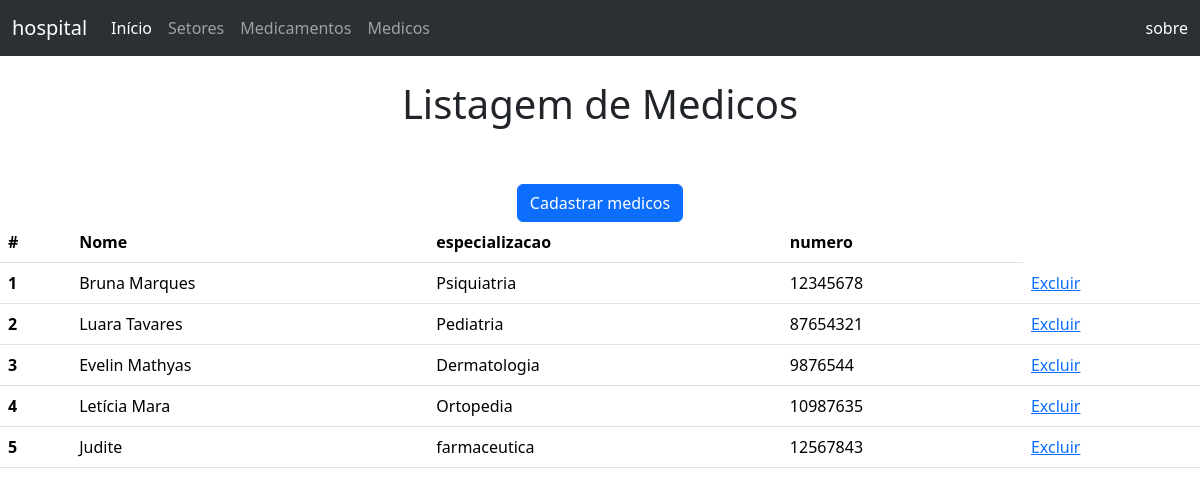
The app's page /medicos.php with its own data.
### tables this page shows
CREATE TABLE `medicos` (
  `id` int(11) NOT NULL,
  `nome` text NOT NULL,
  `especializacao` text NOT NULL,
  `numero` int(11) NOT NULL
);

### medicos.php (the view, shortened to what this page needs)
<!DOCTYPE html>
<html lang="en">
<head>
    <link href="https://cdn.jsdelivr.net/npm/bootstrap@5.3.2/dist/css/bootstrap.min.css" rel="stylesheet">
</head>
<body>
<nav class="navbar navbar-expand-lg bg-body-tertiary" data-bs-theme="dark">
                <div class="container-fluid">
                    <a class="navbar-brand" href="#">hospital</a>
                <div class="collapse navbar-collapse" id="navbarText">
                <ul class="navbar-nav me-auto mb-2 mb-lg-0">
                    <li class="nav-item">
                       <a class="nav-link active" aria-current="page" href="index.php">Início</a>
                    </li>
                    <li class="nav-item">
                       <a class="nav-link" href="setores.php">Setores</a>
                    </li>
                    <li class="nav-item">
                            <a class="nav-link" href="medicamentos.php">Medicamentos</a>
                    </li>
                    <li class="nav-item">
                            <a class="nav-link" href="medicos.php">Medicos</a>
                    </li>
                </ul>
                <span class="navbar-text">
                    <a class="nav-link" href="sobre.php">sobre</a>
                 </span>
                </div>
            </div>
    </nav>
    <center>
        <br>
        <h1>Listagem de Medicos</h1>
        <br>
        <br>
        <a href="medicos_formulario.php" class="btn btn-primary" role="button">Cadastrar medicos</a>
    </center>
    <?php
    $servidor = "localhost";
    $usuario = "root";
    $senha = "";
    $banco = "hospital";
    $conn = new mysqli($servidor, $usuario, $senha, $banco);
    $consulta = "SELECT * FROM `medicos`";
    $result = $conn->query($consulta);
    if ($result->num_rows > 0) {
?>
    <table class="table">
        <thead>
            <tr>
                <th scope="col">#</th>
                <th scope="col">Nome</th>
                <th scope="col">especializacao</th>
                <th scope="col">numero</th>
            </tr>
        </thead>
        <tbody>
<?php
        while($row = $result->fetch_assoc()) {
            echo "<tr>";
            echo "<th scope=\"row\">". $row["id"] ."</th>";
            echo "<td>". $row["nome"] ."</td>";
            echo "<td>". $row["especializacao"] ."</td>";
            echo "<td>". $row["numero"] ."</td>";
            echo "<td><a href=\"cursos_exclui.php?id=". $row["id"] ."\">Excluir</a></td>";
            echo "</tr>";
        }
?>
        </tbody>
    </table>
<?php
    } else {
        echo "0 itens";
    }
    ?>
</body>
</html>

### records on screen
medicos: id "1", nome "Bruna Marques", especializacao "Psiquiatria", numero "12345678"
medicos: id "2", nome "Luara Tavares", especializacao "Pediatria", numero "87654321"
medicos: id "3", nome "Evelin Mathyas", especializacao "Dermatologia", numero "9876544"
medicos: id "4", nome "Letícia Mara", especializacao "Ortopedia", numero "10987635"
medicos: id "5", nome "Judite", especializacao "farmaceutica", numero "12567843"
